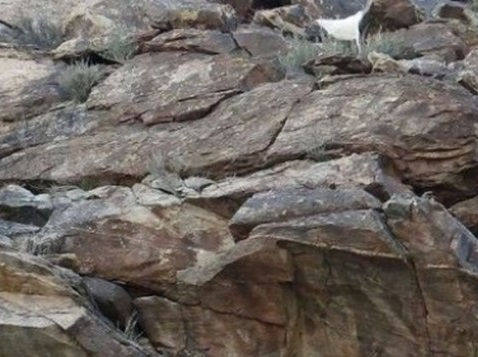
#> input picture ch_07_domain/blurred.jpg, 478 x 357 px
$ jupyter execute '134_샤프닝 예제 비교.ipynb'
#> lines starting #> are read from the running program, lines starting #| are printed output that depends on the picture
[cell 1]
import cv2, numpy as np, matplotlib.pyplot as plt

# 이미지 불러오기
img = cv2.imread('blurred.jpg', cv2.IMREAD_GRAYSCALE)
#> img: shape (357, 478); min 0, max 255, mean 103.3

# 샤프닝 커널 생성
kernel_01 = np.array([[0, -1, 0], [-1, 5,-1], [0, -1, 0]])

# filter2D를 사용하여 커널을 이미지에 적용
img_sharpened_01 = cv2.filter2D(img, -1, kernel_01)
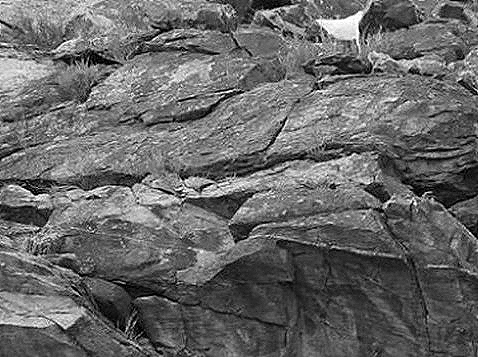
#> img_sharpened_01: shape (357, 478); min 0, max 255, mean 103.4

# 샤프닝 커널 생성
kernel_02 = np.array([[-1, -1, -1], [-1, 9, -1], [-1, -1, -1]])

# filter2D를 사용하여 커널을 이미지에 적용
img_sharpened_02 = cv2.filter2D(img, -1, kernel_02)
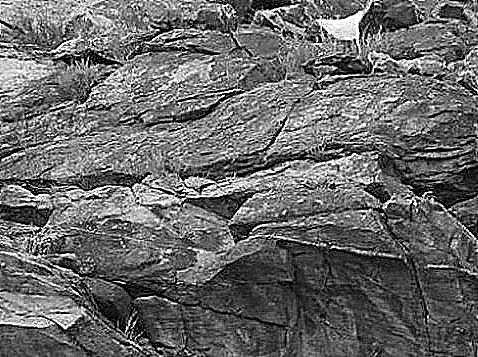
#> img_sharpened_02: shape (357, 478); min 0, max 255, mean 104.4

# 원본 이미지와 샤프닝 적용된 이미지 비교 출력
plt.figure(figsize=(10, 5))

# 원본 이미지 출력
plt.subplot(1, 3, 1)
plt.imshow(img, cmap="gray")
plt.title('Original Image')
plt.axis('off')

# 샤프닝 이미지 출력
plt.subplot(1, 3, 2)
plt.imshow(img_sharpened_01, cmap="gray")
plt.title( f'Sharpened Image 01' )
plt.axis('off')

# 샤프닝 이미지 출력
plt.subplot(1, 3, 3)
plt.imshow(img_sharpened_02, cmap="gray")
plt.title( f'Sharpened Image 02' )
plt.axis('off')

plt.tight_layout()
plt.show()
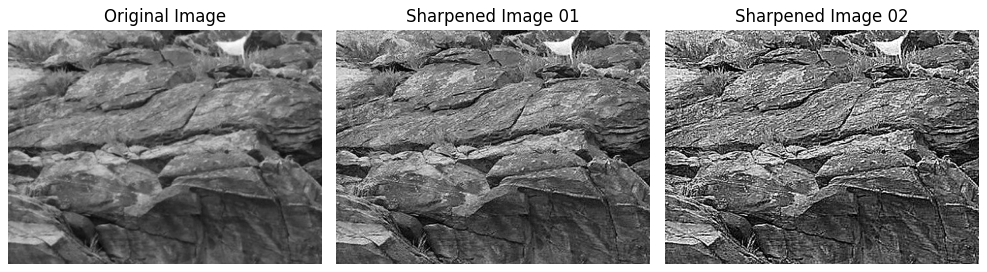
#> figure drawn by matplotlib, 3 panels
